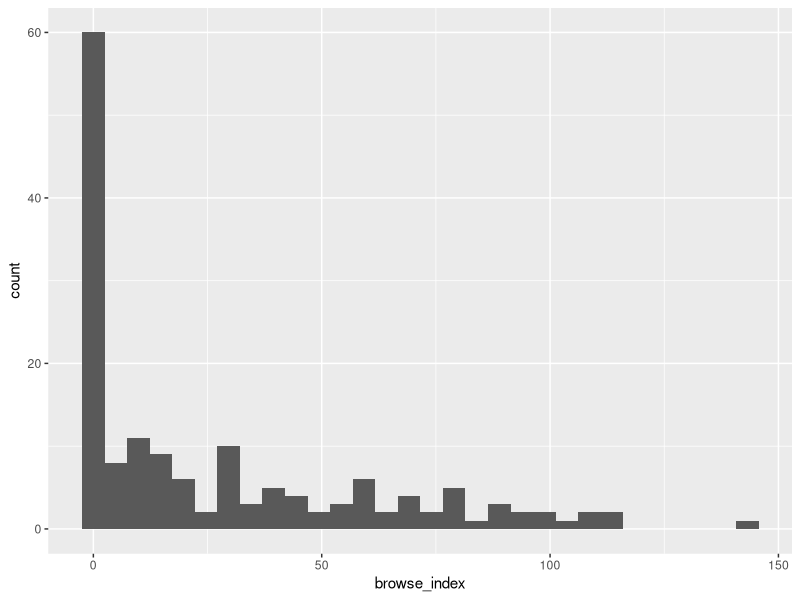

This figure's R source: (Note: this script raises an error after producing the figure.)
## ---- chunk 1
rm(list=ls())
library(here)
library(tidyverse)
library(ggfortify)
## ---- chunk 2
plot <- read.csv(here("Data", "Moose_Plot_Data.csv"))
tree <- read.csv(here("Data", "Moose_Tree_Data.csv"))
## ---- chunk 3
glimpse(plot)
## ---- chunk 4
glimpse(tree)
## ---- chunk 5
plot$hilltop <- as.logical(plot$hilltop)
plot$swamp <- as.logical(plot$swamp)
plot$wetland_forest <- as.logical(plot$wetland_forest)
plot$harvest <- as.logical(plot$harvest)

tree$browsed <- as.logical(tree$browsed)
tree$stripped <- as.logical(tree$stripped)
tree$broken <- as.logical(tree$broken)

tree$species <- as.factor(tree$species)
tree$plot <- as.factor(tree$plot)
## ---- chunk 6

#First fix Quabbin Forest, the watershed labeled as 0
fixwatershed0 <- which(plot$watershed == "0")
plot$watershed[fixwatershed0] <- "Quabbin"

#Then fix Ware River Forest, the watershed labeled as 1
fixwatershed1 <- which(plot$watershed == "1")
plot$watershed[fixwatershed1] <- "Ware River"

#Now convert it to factor then check the levels to make sure it all worked.
plot$watershed <- as.factor(plot$watershed)
levels(plot$watershed)
## ---- chunk 7
# Checking browse_index first.
# Run code to get a summary of descriptive stats to compare the max and mins with the quartiles, median, and mean. 

summary(plot$browse_index)
## ---- chunk 8
#Make a histogram of this variable to check it out. 

ggplot(plot, aes(x=browse_index))+
  geom_histogram()
## ---- chunk 9
# Find out more about this row:

which(plot$browse_index == 143.18) #This didn't work but I organized the rows from greatest to least in the table and it returned row number 156. 

slice(plot, 156)
## ---- chunk 10
#Now check the summary stats for the whole dataset just to make things quicker. 
plot |>
  summary()
## ---- chunk 11
# I found the unite function through googling. It combines the three columns but ends up with the three values still distinct, just all in one column. This isn't quite what I want. 

# unite(tree, col='interaction', c('browsed', 'stripped', 'broken'), sep = '/')
## ---- chunk 12
# Add a new column that combines browsed, stripped, and broken using mutate (function that modifies columns). Found a model of similar code through googling. 

tree.updated <- tree |>
  mutate(interaction = browsed + stripped + broken)

# However, this function added the value in the three columns together, instead of how I wanted, which is to keep the binary yes/no of whether there was moose interaction with the tree. (see next code chunk)

## ---- chunk 13
#First change the column to factor data so I can see the levels. 
tree.updated$interaction <- as.factor(tree.updated$interaction)

# Check out the levels. Has 0, 1, and 2. 
levels(tree.updated$interaction)

#I just want 0 and 1. The 2 indicates that there were two types of interactions. This is extra info for what I want. I will change the rows with 2 to be 1 so that it's binary data.
#First make a fix object with all the rows that have 2. 
fix.interaction <- which(tree.updated$interaction == "2")

#Then apply the fix object to change all those rows with 2 to be 1.
tree.updated$interaction[fix.interaction] <- "1"
tree.updated$interaction <- factor(tree.updated$interaction)

levels(tree.updated$interaction)
## ---- chunk 14
#Filter for just the rows with a 1 value for interaction. This indicates that they were interacted with in some way. There are 648 rows where this is true. 
tree.updated |>
  filter(interaction == "1")

#Then filter for rows where interaction is 0. There are 1,507 rows where this is the case. 
tree.updated |>
  filter(interaction == "0")

#Both of these add up to 2,155 rows. Meaning there should be 1,758 rows where the value is NA for interaction. 
tree.updated |>
  filter(interaction == "NA") #Doesn't seem to work to filter for NA values...
## ---- chunk 15
## tree.updated$interaction <- as.logical(tree.updated$interaction)
# Tried to run the above code but it just ended up making all the rows NA
glimpse(tree.updated)
## ---- chunk 16
levels(tree.updated$species) 
# Noticed that there are inconsistencies with these species names that I didn't catch earlier. 
## ---- chunk 17
fix.blackbirch <- which(tree.updated$species == "black birch ")
tree.updated$species[fix.blackbirch] <- "black birch"
tree.updated$species <- factor(tree.updated$species)

fix.chestnut <- which(tree.updated$species == "Chestnut")
tree.updated$species[fix.chestnut] <- "chestnut"
tree.updated$species <- factor(tree.updated$species)

fix.hawthorn <- which(tree.updated$species == "hawthorne")
tree.updated$species[fix.hawthorn] <- "hawthorn"
tree.updated$species <- factor(tree.updated$species)

fix.hemlock <- which(tree.updated$species %in% c("hemlock", "Hemlock", "hemlock "))
tree.updated$species[fix.hemlock] <- "hemlock"
tree.updated$species <- factor(tree.updated$species)

fix.redmaple <- which(tree.updated$species %in% c("red maple", "Red maple", "red maple "))
tree.updated$species[fix.redmaple] <- "red maple"
tree.updated$species <- factor(tree.updated$species)

fix.redoak <- which(tree.updated$species == "red oak ")
tree.updated$species[fix.redoak] <- "red oak"
tree.updated$species <- factor(tree.updated$species)

fix.sugarmaple <- which(tree.updated$species == "sugarmaple")
tree.updated$species[fix.sugarmaple] <- "sugar maple"
tree.updated$species <- factor(tree.updated$species)

fix.whitepine <- which(tree.updated$species %in% c("white pine", "whte pine", "white pine "))
tree.updated$species[fix.whitepine] <- "white pine"
tree.updated$species <- factor(tree.updated$species)
## ---- chunk 18
levels(tree.updated$plot) 
# There are 541 levels which makes sense because that's how many plots there are. There are 3,913 total observations/rows though, so theres many rows for each level. 
## ---- chunk 19
#use write.csv - specify the data frame, specify where to save, specify what to save as

write.csv(tree.updated, here("Data", "Updated_Moose_Tree_Data.csv"))

#Save updated dataset for plot as well
write.csv(plot, here("Data", "Updated_Moose_Plot_Data.csv"))
## ---- chunk 20
tree.updated <- read.csv(here("Data", "Updated_Moose_Tree_Data.csv")) 
# Should be the same as what had earlier, just testing that can read in the new csv file. 

plot <- read.csv(here("Data", "Updated_Moose_Plot_Data.csv"))
## ---- chunk 21
summary(tree.updated$dbh_cm)
#Shows that the mean dbh is 15.26 cm, with a max of 85 and a min of 1.20. These stats mean that there's more low value rows than high value rows because the data skews to the right. 
## ---- chunk 22
summary(plot$browse_index) 
#This is also showing a right skew with many lower value rows and fewer higher value rows. The min is 0, the max is 143.18, but the mean is 27.09 and the median is 12.19. 
## ---- chunk 23
summary(plot$elev_m) 
#These numbers seem more consistent, due to the fact that they're not generated by an animal's behavior. The min is 137, the max is 367, and the mean is 252.5 with a median of 254.5. 
## ---- chunk 24
summary(plot$dist_h2o_m) 
#Also pretty variable. The min is 0, max is 984. Mean is 221 and median is 194.5. 
## ---- chunk 25
summary(plot$harvest_intensity_m2.ha)
#The median being 0 for these numbers shows just how many 0s and low value there are for this column. The max is 298 and the mean is 25.65
## ---- chunk 26
summary(plot$tall_shrubs)
#Once again a wide range - min is 0, max is 76. Mean is 5.41 and median is 1. 
## ---- chunk 27
summary(plot$deer_density)
#Seems pretty equally/normally distributed with min being 1.2 and max 4.8. Mean is 2.845 and median is 3. These numbers are relatively all close. 
## ---- chunk 28
ggplot(plot, aes(x=browse_index))+
  geom_histogram(binwidth = 15)+
  facet_wrap(~harvest)+
  theme_bw()
#Use the plot dataset, with browse index as the x variable. Histogram chooses the y automatically, in this case it's count. Facet wrap divides the output into two histograms based on the variable harvest. 
## ---- chunk 29
ggplot(plot, aes(x=browse_index))+
  geom_histogram(binwidth = 15)+
  facet_wrap(~watershed)+
  theme_bw()
#Use the plot dataset, with browse index as the x variable. Histogram chooses the y automatically, in this case it's count. Facet wrap divides the output into two histograms based on the variable watershed. 
## ---- chunk 30
## Change the data type of interaction for the next graph to work properly. I'm not sure why it works to do it now, but didn't work earlier. 

tree.updated$interaction <- as.logical(tree.updated$interaction)
## ---- chunk 31
ggplot(tree.updated, aes(x=species, y=dbh_cm, colour = interaction))+
  geom_point() +
  xlab("Species")+
  ylab("dbh in cm")+
  theme_bw()+
  coord_flip()
#Use the updated tree dataset with species as the x and dbh as the y, further distinguished by interaction using colors. Make it a scatterplot. Change the x and y axes names and remove the background. Use coord flip to try to improve readability of the x axis (rather unsuccessfully in this case). 
## ---- chunk 32
ggplot(plot, aes(x=dist_h2o_m, y=browse_index, colour = harvest))+
  geom_point()+
  xlab("distance to water (m)")+
  ylab("browse index")+
  theme_bw()
# use the plot dataset and have distance to water as the x, browse index as the y, and distinguish further by harvest using color. Rename the axes for clarity and remove the background. 
## ---- chunk 33
ggplot(plot, aes(x=dist_dev_m, y=browse_index, colour = harvest))+
  geom_point()+
  xlab("distance to development (m)")+
  ylab("browse index")+
  theme_bw()
# use the plot dataset and have distance to development as the x, browse index as the y, and distinguish further by harvest using color. Rename the axes for clarity and remove the background. 
## ---- chunk 34
ggplot(plot, aes(x=watershed, y=harvest_intensity_m2.ha, colour = harvest, shape = watershed))+
  geom_boxplot()+
  geom_point(position = "jitter", size = 2, alpha = 0.5)+
  xlab("watershed")+
  ylab("harvest intensity (m2/ha)")+
  theme_bw()

#Include a boxplot and the points. Make the points be colored by the variable harvest. Make the points size 2 and partly transparent. Use jitter to show the points more clearly, but then make the points be different shapes for the two so it's clear whic belongs to which. 
## ---- chunk 35
ggplot(tree.updated, aes(x=interaction, y=dbh_cm))+
  geom_boxplot()+
  geom_point(position = "jitter", size = 2, alpha = 0.25)+
  xlab("interaction")+
  ylab("dbh (cm)")+
  theme_bw()
# Use the tree.updated dataset, with interaction as the x axis and dbh as the y. Use jitter, sizing, and transparency (alpha) to be able to see the points better. Rename the axes and remove the background. 
